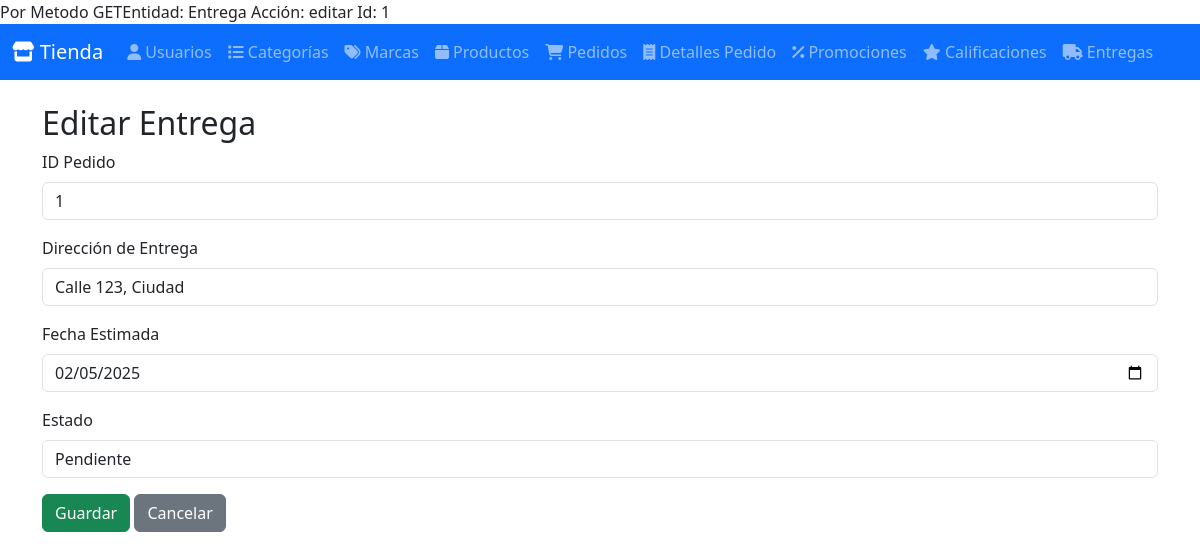
/index.php?entity=Entrega&action=editar&id=1, run on the app's committed database.
### tables this page shows
CREATE TABLE entregas (
    id INT AUTO_INCREMENT PRIMARY KEY,
    id_pedido INT,
    direccion_entrega TEXT NOT NULL,
    fecha_estimada DATE,
    estado ENUM('pendiente', 'en camino', 'entregado') DEFAULT 'pendiente',
    FOREIGN KEY (id_pedido) REFERENCES pedidos(id) ON DELETE CASCADE
);

### Model/ClassEntrega.php (called while the page is built, shortened)
<?php
require_once BASE_PATH . DIRECTORY_SEPARATOR . 'Config' . DIRECTORY_SEPARATOR . 'ClassDatabase.php';
class ClassEntrega {
    private $conn;
    public function __construct() {
        $db = new ClassDatabase();
        $this->conn = $db->getConnection();
    }
    public function getEntregaById($id) {
        $query = "SELECT * FROM entregas WHERE id = :id";
        $stmt = $this->conn->prepare($query);
        $stmt->bindParam(':id', $id);
        $stmt->execute();
        return $stmt->fetch(PDO::FETCH_ASSOC);
    }
}
?>

### Config/ClassDatabase.php (called while the page is built, shortened)
<?php
class ClassDatabase {
    private $host = 'localhost';
    private $db_name = 'bd_tienda_dulces';
    private $username = 'root';
    private $password = 'password';
    public function getConnection() {
        $this->conn = null;
        try {
            $this->conn = new PDO("mysql:host={$this->host};dbname={$this->db_name}", $this->username, $this->password);
            $this->conn->setAttribute(PDO::ATTR_ERRMODE, PDO::ERRMODE_EXCEPTION);
        } catch (PDOException $e) {
            echo "Error de conexión: " . $e->getMessage();
        }
        return $this->conn;
    }
}
?>

### Controller/ClassEntregaController.php (called while the page is built, shortened)
<?php
require_once BASE_PATH . DIRECTORY_SEPARATOR . 'Model' . DIRECTORY_SEPARATOR . 'ClassEntrega.php';
class ClassEntregaController {
    public function getEntregaByIdController($id) {
        $entregaModel = new ClassEntrega();
        return $entregaModel->getEntregaById($id);
    }
}
?>

### View/Entrega/formEntrega.php (the view, shortened to what this page needs)
<?php
$entrega = $elemento ?? null;
$entrega = $entrega ?? ['id' => '', 'id_pedido' => '', 'direccion_entrega' => '', 'fecha_estimada' => '', 'estado' => 'pendiente'];
$isEdit = !empty($entrega['id']);
?>
<h2><?php echo $isEdit ? 'Editar Entrega' : 'Registrar Entrega'; ?></h2>
<form method="POST" action="index.php">
    <div class="mb-3">
        <label class="form-label">ID Pedido</label>
        <input type="text" name="id_pedido" class="form-control" value="<?php echo htmlspecialchars($entrega['id_pedido']); ?>" required>
    </div>
    <div class="mb-3">
        <label class="form-label">Dirección de Entrega</label>
        <input type="text" name="direccion_entrega" class="form-control" value="<?php echo htmlspecialchars($entrega['direccion_entrega']); ?>" required>
    </div>
    <div class="mb-3">
        <label class="form-label">Fecha Estimada</label>
        <input type="date" name="fecha_estimada" class="form-control" value="<?php echo htmlspecialchars($entrega['fecha_estimada']); ?>">
    </div>
    <div class="mb-3">
        <label class="form-label">Estado</label>
        <select name="estado" class="form-control">
            <option value="pendiente" <?php echo ($entrega['estado'] == 'pendiente') ? 'selected' : ''; ?>>Pendiente</option>
        </select>
    </div>
    <button type="submit" class="btn btn-success">Guardar</button>
    <a href="index.php?entity=Entrega&action=listar" class="btn btn-secondary">Cancelar</a>
</form>

### data on the page
entregas: id_pedido "1", direccion_entrega "Calle 123, Ciudad", fecha_estimada "02/05/2025", estado "Pendiente"

### other printed values
$entity "Entrega"
$action "editar"
$id "1"
$label "Usuarios Categorías Marcas Productos Pedidos Detalles Pedido Promociones Calificaciones Entregas"
